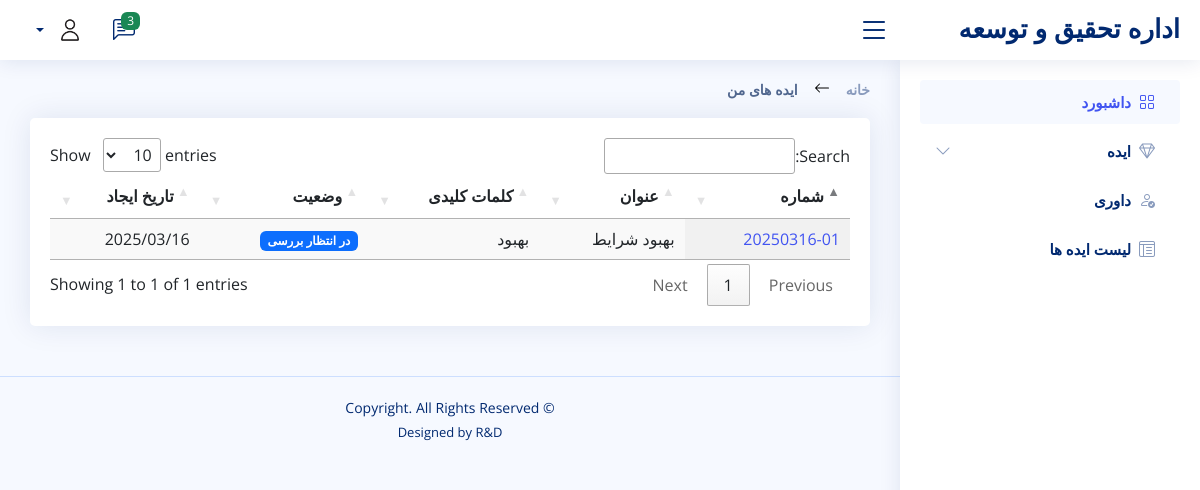
The page /home/user-ideas/ (signed in) on the database its author committed.
### dashboard/models.py (models this page shows, shortened)
class Idea(models.Model):
    title = models.CharField(max_length=255, verbose_name="عنوان ایده نوآورانه")
    keywords = models.CharField(max_length=255, verbose_name='کلمات کلیدی')
    goal = models.CharField(max_length=255, verbose_name="هدف ایده")
    importance = models.TextField(verbose_name="ضرورت و اهمیت ایده")
    details = models.TextField(verbose_name="توضیحات تکمیلی")
    date = models.DateField(verbose_name="تاریخ")
    identifier = models.CharField(max_length=20, verbose_name="شماره")
    proposal = models.OneToOneField(Proposal, null=True, blank=True, on_delete=models.CASCADE)
    user = models.ForeignKey(settings.AUTH_USER_MODEL, on_delete=models.CASCADE)
    status = models.CharField(max_length=20, verbose_name="وضعیت")

### dashboard/views.py (the view)
# urls.py: path('home/user-ideas/', user_ideas, name='user_ideas'),
@login_required
def user_ideas(request):
    ideas = Idea.objects.filter(user=request.user).order_by('-date')
    return render(request, 'user-ideas.html', {'ideas': ideas})

### dashboard/templatetags/auth_extras.py (called while the page is built)
@register.filter(name='has_group')
def has_group(user, group_name):
    return user.groups.filter(name=group_name).exists()

### templates/user-ideas.html (shortened to what this page needs)
{% extends "base.html" %}
{% block content %}
<main id="main" class="main">
    <div class="pagetitle">
        <nav>
            <ol class="breadcrumb">
                <li class="breadcrumb-item"><a href="/home">خانه</a></li>
                <li class="breadcrumb-item active">ایده های من</li>
            </ol>
        </nav>
    </div>
    <section class="section">
        <div class="row">
            <div class="col-lg-12">
                <div class="card">
                    <div class="card-body" style="margin-top: 20px;">
                        <link rel="stylesheet" type="text/css" href="https://cdn.datatables.net/1.10.20/css/jquery.dataTables.css">
                        <table id="myTable" class="display" style="width:100%">
                            <thead>
                                <tr>
                                    <th>شماره</th>
                                    <th>عنوان</th>
                                    <th>کلمات کلیدی</th>
                                    <th>وضعیت</th>
                                    <th>تاریخ ایجاد</th>
                                </tr>
                            </thead>
                            <tbody>
                                {% for idea in ideas %}
                                <tr>
                                    <td><a href="{% url 'track_idea' idea.identifier %}">{{ idea.identifier }}</a></td>
                                    <td>{{ idea.title }}</td>
                                    <td>{{ idea.keywords }}</td>
                                    <td>
                                        {% if idea.status == 'pending' %}
                                            <span class="badge bg-primary">در انتظار بررسی</span>
                                        {% elif idea.status == 'proposal' %}
                                            <span class="badge bg-info">پروپوزال</span>
                                        {% elif idea.status == 'referee' %}
                                            <span class="badge bg-secondary">داوری</span>
                                        {% elif idea.status == 'rejected' %}
                                            <span class="badge bg-danger">رد شده</span>
                                        {% elif idea.status == 'approved' %}
                                            <span class="badge bg-success">تایید شده</span>
                                        {% endif %}
                                    </td>
                                    <td>{{ idea.date|date:"Y/m/d" }}</td>
                                </tr>
                                {% endfor %}
                            </tbody>
                        </table>
                    </div>
                </div>
            </div>
        </div>
    </section>
</main>
{% endblock %}

### static/assets/css/style.css (style rules this page uses)
:root { scroll-behavior: smooth; }
body { font-family: "Open Sans", sans-serif; background: #f6f9ff; color: #444444; }
a { color: #4154f1; text-decoration: none; }
#main { margin-top: 60px; padding: 20px 30px; transition: all 0.3s; }
.pagetitle { margin-bottom: 10px; }
.card { margin-bottom: 30px; border: none; border-radius: 5px; box-shadow: 0px 0 30px rgba(1, 41, 112, 0.1); }
.card-body { padding: 0 20px 20px 20px; }
.breadcrumb { font-size: 14px; font-family: "Nunito", sans-serif; color: #899bbd; font-weight: 600; left: 0; }
.breadcrumb a { color: #899bbd; transition: 0.3s; }
.breadcrumb .breadcrumb-item::before { color: #899bbd; }
.breadcrumb .active { color: #51678f; font-weight: 600; }
@media (min-width: 1200px) { #main, #footer { margin-right: 300px; } }

### templates/user-ideas.html (style rules this page uses)
.breadcrumb { direction: rtl; }
.breadcrumb-item + .breadcrumb-item::before { vertical-align: middle; margin: 0 0.5rem; }
table.dataTable thead th { text-align: right !important; }
table.dataTable thead th.sorting:after, table.dataTable thead th.sorting_asc:after, table.dataTable thead th.sorting_desc:after { left: 10px !important; right: auto !important; }
.card-body { overflow-x: auto; }
#myTable { width: 100% !important; min-width: 600px; }

### rows shown on the page
Idea: identifier "20250316-01", title "بهبود شرایط", keywords "بهبود", status "در انتظار بررسی", date "2025/03/16"
